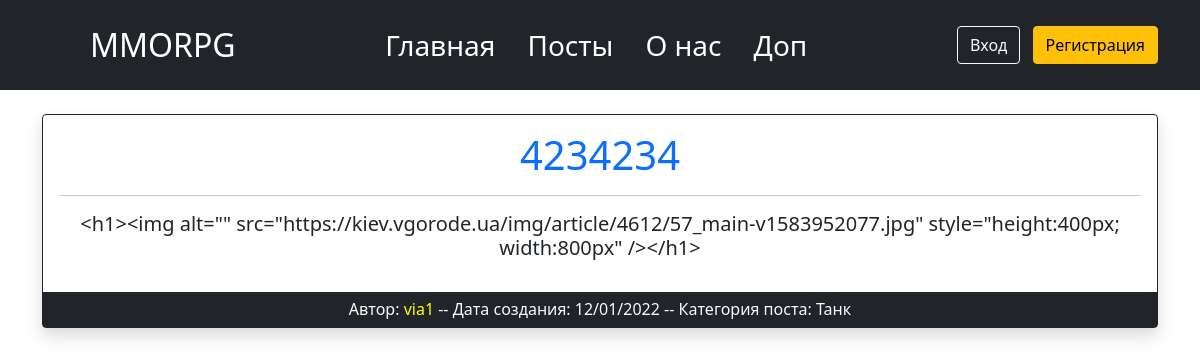
Before: /posts/10/ with the older database file.
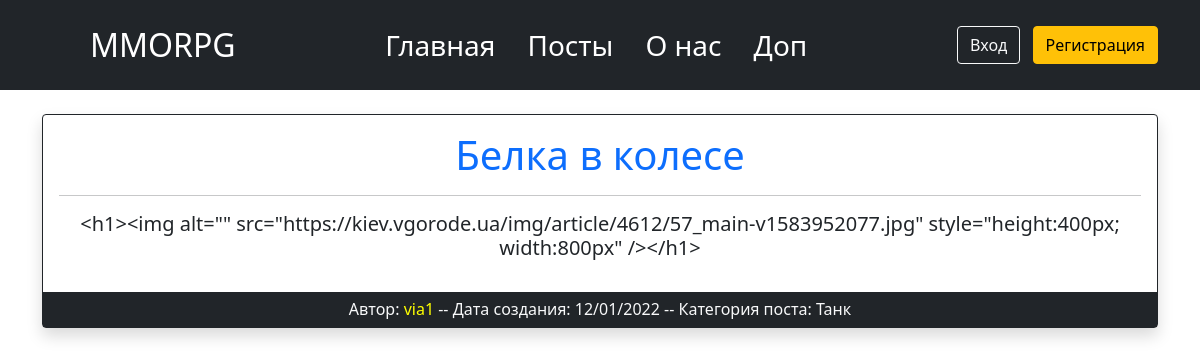
After: the same page with the newer database file.
### news/models.py (models this page shows, shortened)
class Post(models.Model):
    Tank = 'Танк'
    Heal = 'Хиллы'
    DD = 'ДД'
    SELLERS = 'Торговцы'
    GILDMASTERS = 'Гилдмастеры'
    KVESTGRS = 'Квестгиверы'
    BLACKSMITHS = 'Кузнецы'
    LEATHERWRKS = 'Кожевники'
    CHEMISTS = 'Зельевары'
    SPELLMASTERS = 'Мастера Заклинаний'
    CATEGORY_CHOICES = [
        (Tank, 'Танк'),
        (Heal, 'Хиллы'),
        (DD, 'ДД'),
        (SELLERS, 'Торговцы'),
        (GILDMASTERS, 'Гилдмастеры'),
        (KVESTGRS, 'Квестгиверы'),
        (BLACKSMITHS, 'Кузнецы'),
        (LEATHERWRKS, 'Кожевники'),
        (CHEMISTS, 'Зельевары'),
        (SPELLMASTERS, 'Мастера Заклинаний')
    ]
    title = models.CharField(unique=True, max_length=128)
    text = models.TextField(verbose_name='text')
    date_creation = models.DateTimeField(auto_now_add=True)
    category = models.CharField(choices=CATEGORY_CHOICES,
                                default='Tank',
                                verbose_name='Category',
                                max_length=18
                                )
    author = models.ForeignKey(Author, on_delete=models.CASCADE)
    rating = models.IntegerField(default=0)

class Author(models.Model):
    authorUser = models.OneToOneField(User, on_delete=models.CASCADE)
    def __str__(self):
        return f'{self.authorUser}'

### news/views.py (the view)
# urls.py: path('<int:pk>/', PostDetail.as_view(), name='post_detail'),
class PostDetail(DetailView):
    model = Post
    template_name = 'MMORPG/post_detail.html'
    context_object_name = 'post'

### templates/MMORPG/post_detail.html (shortened to what this page needs)
{% extends 'MMORPG/flatpages/default.html' %}
{% block content %}
<div class="card border-dark mb-5 mt-4 mb-3 shadow bg-body rounded" style="max-width: 80rem;">
  <div class="card-body text-dark">
    <h5 class="card-title display-6"><a href="{% url 'post_detail' post.id %}" style="text-decoration: none;"> {{post.title}} </a></h5>
      <hr>
    <p class="card-text"><h5>{{post.text}}</h5></p>
  </div>
    <div class="card-header h6 bg-dark text-center text-light " style='border-bottom: 0px;'>
        Автор: <font color="yellow">{{ post.author }} </font> --
        Дата создания: {{ post.date_creation|date:'d/m/Y' }} --
        Категория поста: {{ post.category }}
    </div>
</div>
{% endblock content %}

### templates/MMORPG/flatpages/default.html (shortened to what this page needs)
{% load static %}
<!doctype html>
<html lang="en">
<head>
  <link href="{% static 'bootstrap/css/bootstrap.min.css' %}" rel="stylesheet">
</head>
<body>
<header class="p-3 bg-dark text-white sticky-top">
    <div class="container">
      <div class="d-flex flex-wrap align-items-center  justify-content-center justify-content-lg-start">
        <a href="/home/" class="d-flex align-items-center mb-3 mb-md-0 me-md-auto text-white text-decoration-none">
        <svg class="bi me-2" width="40" height="32"><use xlink:href="#bootstrap"/></svg>
        <span class="fs-2">MMORPG</span>
      </a>
        <ul class="nav col-12 col-lg-auto me-lg-auto mb-2 justify-content-center mb-md-0 fs-3">
          <li><a href="/home/" class="nav-link px-3 text-white">Главная</a></li>
          <li><a href="/posts/" class="nav-link px-3 text-white">Посты</a></li>
          <li><a href="/about/" class="nav-link px-3 text-white">О нас</a></li>
          <li><a href="#" class="nav-link px-3 text-white">Доп</a></li>
        </ul>
{% if request.user.is_authenticated %}
        <div class="nav col-12 mt-2 col-lg-auto me-lg-auto  justify-content-center ">
          <h2>{{request.user.email}}</h2>
        </div>
        <div class="text-end">
          <button onclick="window.location.href = '/accounts/logout/'" type="button" class="btn btn-warning">Выйти</button>
        </div>
{%else%}
        <div class="text-end">
          <button onclick="window.location.href = '/accounts/login/'" type="button" class="btn btn-outline-light me-2">Вход</button>
          <button onclick="window.location.href = '/accounts/signup/'" type="button" class="btn btn-warning">Регистрация</button>
        </div>
{%endif%}
      </div>
    </div>
</header>
<div class="container">
    <div class="row">
      <div class="col-lg-12 text-center">
       {% block content %}{% endblock content %}
      </div>
    </div>
  </div>
</body>
</html>

Changed rows visible on the page:
changed Post "Танк": title "4234234" → "Белка в колесе"
